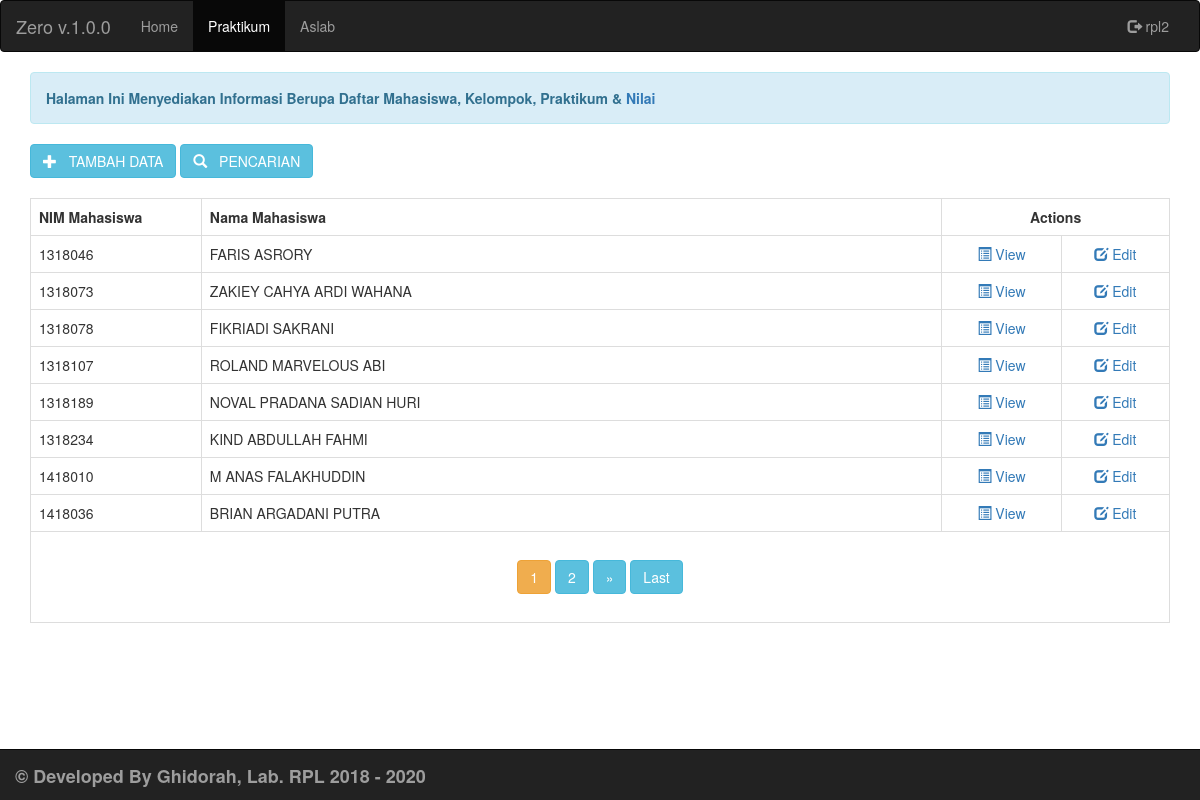
The page /menu/index.php?modul=praktikum&file=praktikum-home (signed in) on the database its author committed.
### tables this page shows
CREATE TABLE `data_mahasiswa` (
  `nim_mahasiswa` int(7) NOT NULL,
  `nama_mahasiswa` varchar(50) NOT NULL
);

### menu/praktikum/praktikum-proses.php (the view, shortened to what this page needs)
<?php
class crud
{
	private $db;
	function __construct($DB_con)
	{
		$this->db = $DB_con;
	}
	public function dataview($query)
	{
		$stmt = $this->db->prepare($query);
		$stmt->execute();
		if($stmt->rowCount()>0)
		{
			while($row=$stmt->fetch(PDO::FETCH_ASSOC))
			{
				?>
                <tr>
                <td><?php print($row['nim_mahasiswa'])?></td>
                <td><?php print($row['nama_mahasiswa']); ?></td>
                <td align="center">
                <a href="index.php?modul=praktikum&file=praktikum-view&view_id=<?php print($row['nim_mahasiswa']); ?>"><i class="glyphicon glyphicon-list-alt"></i> View</a>
                </td>
                <td align="center">
                <a href="index.php?modul=praktikum&file=praktikum-edit&edit_id=<?php print($row['nim_mahasiswa']); ?>"><i class="glyphicon glyphicon-edit"></i> Edit</a>
                </td>
                <?php
			}
		}
		else
		{
			?>
            <tr>
            <td colspan="5">Nothing here...</td>
            </tr>
            <?php
		}
	}
	public function paginglink($query,$records_per_page)
	{
		$stmt = $this->db->prepare($query);
		$stmt->execute();
		$total_no_of_records = $stmt->rowCount();
		if($total_no_of_records > 0)
		{
			?>
			<ul class="pagination justify-content-center">
			<?php
			$total_no_of_pages=ceil($total_no_of_records/$records_per_page);
			$current_page=1;
			for($i=$current_page;$i<=$current_page;$i++)
			{
				if($i==$current_page)
				{
					echo "
					<li class='page-item'>
						<button type='submit' class='btn btn-warning' value='".$i."' name='page'>".$i."</button>
					</li>
					";
				}
				else
				{
					echo "
					<li class='page-item'>
						<button type='submit' class='btn btn-info' value='".$i."' name='page'>".$i."</button>
					</li>
					";
				}
			}
			if($current_page<$total_no_of_pages)
			{
				$next=$current_page+1;
				echo "
				<li class='page-item'>
					<button type='submit' class='btn btn-info' value='".$next."' name='page'>".$next."</button>
				</li>
				";
			}
			if($current_page!=$total_no_of_pages)
			{
				$next=$current_page+2;
				if ($next<$total_no_of_pages) {
					echo "
					<li class='page-item'>
						<button type='submit' class='btn btn-info' value='".$next."' name='page' aria-label='Next'>
						<span aria-hidden='true'>&raquo;</span>
	            		<span class='sr-only'>Next</span>
	            		</button>
					</li>
					";
				}
				echo "
				<li class='page-item'>
					<button type='submit' class='btn btn-info' value='".$total_no_of_pages."' name='page'>Last</button>
				</li>
				";
			}
			?></ul><?php
		}
	}
}

### menu/index.php (shortened to what this page needs)
<?php
if(!isset($_SESSION['username'])){
     echo '<center><h1>Terjadi Kesalahan ! Tidak ada Akun yang Terdeteksi</h1></center>';
     header("refresh: 2;../index.php");
   }
else {
?>
<!DOCTYPE html>
<html>
<head>
</head>
<body>
<?php include_once 'header.php'; ?>
<?php
  if(!empty($_GET['modul']))
  {
    include("$_GET[modul]/$_GET[file].php");
  }
  elseif(empty($_GET['modul']))
  {
    echo "
    <title>Menu Utama</title>
    <br><br><br><br><br><br><br><br><br><br>
    <h1><center>Halaman Awal Web Penilaian Laboratorium Rekayasa Perangkat Lunak</center></h1>
    <br><br><br><br><br><br><br><br><br><br><br><br>";
  }
?>
<?php include_once 'footer.php'; ?>
</body>
</html>
<?php } ?>

### menu/header.php (shortened to what this page needs)
<!DOCTYPE html>
<html xmlns="http://www.w3.org/1999/xhtml">
<head>
<link href="bootstrap/css/bootstrap.min.css" rel="stylesheet" media="screen">
</head>
<body>
<?php
$cek1 = ''; $cek2 = ''; $cek3 = ''; $cek4 = ''; $cek5 = '';
if (isset($_GET['modul'])) {
  if ($_GET['modul']=="praktikum") {
    $cek2 = 'active';
  }
  elseif ($_GET['modul']=="aslab") {
    $cek3 = 'active';
  }
  elseif ($_GET['modul']=="dosen") {
    $cek4 = 'active';
  }
  elseif ($_GET['modul']=="sistem") {
    $cek5 = 'active';
  }
}
else {
  $cek1 = 'active';
}
?>
<nav class="navbar navbar-inverse">
  <div class="container-fluid">
    <div class="navbar-header">
      <a class="navbar-brand" href="index.php">Zero v.1.0.0</a>
    </div>
    <div class="collapse navbar-collapse" id="bs-example-navbar-collapse-1">
      <ul class="nav navbar-nav">
        <li class="<?php echo $cek1?>"><a href="index.php">Home</a></li>
        <li class="<?php echo $cek2?>"><a href="index.php?modul=praktikum&file=praktikum-home">Praktikum</a></li>
        <li class="<?php echo $cek3?>"><a href="index.php?modul=aslab&file=aslab-home">Aslab</a></li>
      </ul>
      <ul class="nav navbar-nav navbar-right">
        <li><a href="logout.php"><span class="glyphicon glyphicon-log-out"></span> <?php echo $_SESSION['username'] ?></a></li>
      </ul>
    </div>
  </div>
</nav>

### menu/praktikum/praktikum-home.php (shortened to what this page needs)
<?php
require_once 'praktikum-proses.php';
$crud = new crud($DB_con);
if (isset($_POST['search_keyword'])) {
    $search_keyword = $_POST['search_keyword'];
}
elseif (isset($_POST['keyword'])) {
    $search_keyword = $_POST['keyword'];
}
else {
    $search_keyword = '';
}
?>
<div class="container">
    <div class="alert alert-info">
        <strong>Halaman Ini Menyediakan Informasi Berupa
            Daftar Mahasiswa,
            Kelompok,
            Praktikum &
            <a href="index.php?modul=nilai&file=nilai-home">Nilai</a></strong>
    </div>
</div>
<form action="" method="POST">
    <div class="container">
        <a href="index.php?modul=praktikum&file=praktikum-add" class="btn btn-large btn-info"><i class="glyphicon glyphicon-plus"></i> &nbsp; TAMBAH DATA</a>
        <?php
        echo '<button type="button" class="btn btn-large btn-info" data-toggle="modal" data-target="#myModal"><i class="glyphicon glyphicon-search"></i> &nbsp; PENCARIAN</button>';
        ?>
    </div>
<div class="clearfix"></div><br/>
<?php
if (isset($_POST['search_keyword'])) {
    $query = "SELECT * FROM data_mahasiswa WHERE nim_mahasiswa LIKE '%$search_keyword%' OR nama_mahasiswa LIKE '%$search_keyword%' ORDER BY nim_mahasiswa ASC";
}
else{
    $query = "SELECT * FROM data_mahasiswa ORDER BY nim_mahasiswa ASC";
}
$records_per_page=8;
$newquery = $crud->paging($query,$records_per_page);
?>
<div class="container">
    <table class='table table-bordered table-responsive'>
    <tr>
        <th width="15%">NIM Mahasiswa</th>
        <th>Nama Mahasiswa</th>
        <th colspan="3" width="20%"><center>Actions</center></th>
    </tr>
    <?php
        $crud->dataview($newquery);
    ?>
    <tr>
        <td colspan="7" align="center">
            <div class="pagination-wrap">
            <?php
                $crud->paginglink($query,$records_per_page);
            ?>
            </div>
        </td>
    </tr>
</table>
</div>
</form>

### menu/footer.php (shortened to what this page needs)
<nav class="navbar navbar-inverse navbar-fixed-bottom">
  <a class="navbar-brand" href="#"><strong>&copy Developed By Ghidorah, Lab. RPL 2018 - 2020</strong> </a>
</nav>
</body>
</html>

### rows shown on the page
data_mahasiswa: nim_mahasiswa "1318046", nama_mahasiswa "FARIS ASRORY"
data_mahasiswa: nim_mahasiswa "1318073", nama_mahasiswa "ZAKIEY CAHYA ARDI WAHANA"
data_mahasiswa: nim_mahasiswa "1318078", nama_mahasiswa "FIKRIADI SAKRANI"
data_mahasiswa: nim_mahasiswa "1318107", nama_mahasiswa "ROLAND MARVELOUS ABI"
data_mahasiswa: nim_mahasiswa "1318189", nama_mahasiswa "NOVAL PRADANA SADIAN HURI"
data_mahasiswa: nim_mahasiswa "1318234", nama_mahasiswa "KIND ABDULLAH FAHMI"
data_mahasiswa: nim_mahasiswa "1418010", nama_mahasiswa "M ANAS FALAKHUDDIN"
data_mahasiswa: nim_mahasiswa "1418036", nama_mahasiswa "BRIAN ARGADANI PUTRA"

### other values the page prints
$_SESSION['username'] "rpl2"
$next "2"
